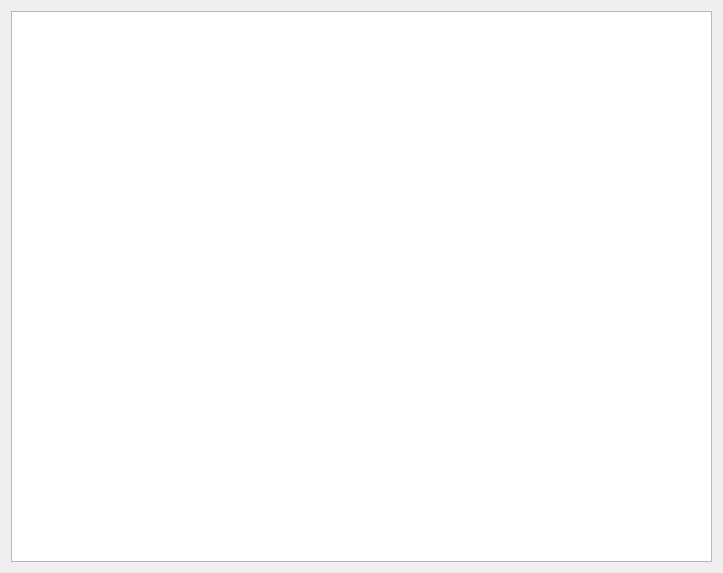
<?xml version="1.0" encoding="UTF-8"?>
<ui version="4.0">
 <class>DataTableWindow</class>
 <widget class="QDialog" name="DataTableWindow">
  <property name="geometry">
   <rect>
    <x>0</x>
    <y>0</y>
    <width>723</width>
    <height>573</height>
   </rect>
  </property>
  <property name="windowTitle">
   <string>Dialog</string>
  </property>
  <layout class="QGridLayout" name="gridLayout">
   <item row="0" column="0">
    <widget class="QTableView" name="tableView"/>
   </item>
  </layout>
 </widget>
 <resources/>
 <connections/>
</ui>
